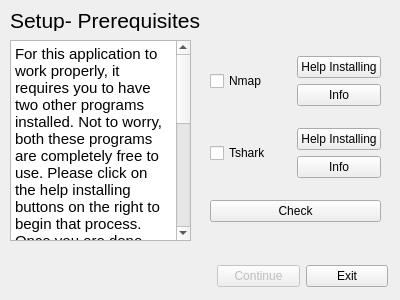
<?xml version="1.0" encoding="UTF-8"?>
<ui version="4.0">
 <class>prerequisite</class>
 <widget class="QDialog" name="prerequisite">
  <property name="geometry">
   <rect>
    <x>0</x>
    <y>0</y>
    <width>400</width>
    <height>300</height>
   </rect>
  </property>
  <property name="cursor">
   <cursorShape>ArrowCursor</cursorShape>
  </property>
  <property name="windowTitle">
   <string>Semester Project</string>
  </property>
  <widget class="QLabel" name="label">
   <property name="geometry">
    <rect>
     <x>10</x>
     <y>10</y>
     <width>221</width>
     <height>21</height>
    </rect>
   </property>
   <property name="font">
    <font>
     <pointsize>16</pointsize>
    </font>
   </property>
   <property name="text">
    <string>Setup- Prerequisites</string>
   </property>
  </widget>
  <widget class="QTextBrowser" name="textBrowser">
   <property name="geometry">
    <rect>
     <x>10</x>
     <y>40</y>
     <width>181</width>
     <height>201</height>
    </rect>
   </property>
   <property name="html">
    <string>&lt;!DOCTYPE HTML PUBLIC &quot;-//W3C//DTD HTML 4.0//EN&quot; &quot;http://www.w3.org/TR/REC-html40/strict.dtd&quot;&gt;
&lt;html&gt;&lt;head&gt;&lt;meta name=&quot;qrichtext&quot; content=&quot;1&quot; /&gt;&lt;style type=&quot;text/css&quot;&gt;
p, li { white-space: pre-wrap; }
&lt;/style&gt;&lt;/head&gt;&lt;body style=&quot; font-family:'MS Shell Dlg 2'; font-size:8.25pt; font-weight:400; font-style:normal;&quot;&gt;
&lt;p style=&quot; margin-top:12px; margin-bottom:12px; margin-left:0px; margin-right:0px; -qt-block-indent:0; text-indent:0px;&quot;&gt;&lt;span style=&quot; font-size:11pt;&quot;&gt;For this application to work properly, it requires you to have two other programs installed. Not to worry, both these programs are completely free to use. Please click on the help installing buttons on the right to begin that process. Once you are done, please click on the check button to make sure this program can access them properly. If it can you will see the check boxes checked in. When both are checked please press the continue button to begin the network scan. &lt;/span&gt;&lt;/p&gt;
&lt;p style=&quot; margin-top:12px; margin-bottom:12px; margin-left:0px; margin-right:0px; -qt-block-indent:0; text-indent:0px;&quot;&gt;&lt;span style=&quot; font-size:11pt;&quot;&gt;If you want to know more about the two programs and what they will do, please click the Info buttons. &lt;/span&gt;&lt;/p&gt;&lt;/body&gt;&lt;/html&gt;</string>
   </property>
  </widget>
  <widget class="QWidget" name="layoutWidget">
   <property name="geometry">
    <rect>
     <x>217</x>
     <y>264</y>
     <width>171</width>
     <height>25</height>
    </rect>
   </property>
   <layout class="QHBoxLayout" name="horizontalLayout_3">
    <item>
     <widget class="QPushButton" name="pushButton_5">
      <property name="enabled">
       <bool>false</bool>
      </property>
      <property name="text">
       <string>Continue</string>
      </property>
     </widget>
    </item>
    <item>
     <widget class="QPushButton" name="pushButton_4">
      <property name="text">
       <string>Exit</string>
      </property>
     </widget>
    </item>
   </layout>
  </widget>
  <widget class="QWidget" name="layoutWidget">
   <property name="geometry">
    <rect>
     <x>210</x>
     <y>40</y>
     <width>171</width>
     <height>201</height>
    </rect>
   </property>
   <layout class="QVBoxLayout" name="verticalLayout_3">
    <item>
     <layout class="QHBoxLayout" name="horizontalLayout">
      <item>
       <widget class="QCheckBox" name="checkBox_2">
        <property name="enabled">
         <bool>true</bool>
        </property>
        <property name="cursor">
         <cursorShape>ForbiddenCursor</cursorShape>
        </property>
        <property name="mouseTracking">
         <bool>false</bool>
        </property>
        <property name="focusPolicy">
         <enum>Qt::StrongFocus</enum>
        </property>
        <property name="text">
         <string>Nmap</string>
        </property>
       </widget>
      </item>
      <item>
       <layout class="QVBoxLayout" name="verticalLayout">
        <item>
         <widget class="QPushButton" name="pushButton_2">
          <property name="text">
           <string>Help Installing</string>
          </property>
         </widget>
        </item>
        <item>
         <widget class="QPushButton" name="pushButton_6">
          <property name="text">
           <string>Info</string>
          </property>
         </widget>
        </item>
       </layout>
      </item>
     </layout>
    </item>
    <item>
     <layout class="QHBoxLayout" name="horizontalLayout_2">
      <item>
       <widget class="QCheckBox" name="checkBox">
        <property name="enabled">
         <bool>true</bool>
        </property>
        <property name="cursor">
         <cursorShape>ForbiddenCursor</cursorShape>
        </property>
        <property name="mouseTracking">
         <bool>false</bool>
        </property>
        <property name="focusPolicy">
         <enum>Qt::StrongFocus</enum>
        </property>
        <property name="text">
         <string>Tshark</string>
        </property>
        <property name="checkable">
         <bool>true</bool>
        </property>
       </widget>
      </item>
      <item>
       <layout class="QVBoxLayout" name="verticalLayout_2">
        <item>
         <widget class="QPushButton" name="pushButton">
          <property name="text">
           <string>Help Installing</string>
          </property>
         </widget>
        </item>
        <item>
         <widget class="QPushButton" name="pushButton_7">
          <property name="text">
           <string>Info</string>
          </property>
         </widget>
        </item>
       </layout>
      </item>
     </layout>
    </item>
    <item>
     <widget class="QPushButton" name="pushButton_3">
      <property name="text">
       <string>Check</string>
      </property>
     </widget>
    </item>
   </layout>
  </widget>
 </widget>
 <resources/>
 <connections/>
</ui>
